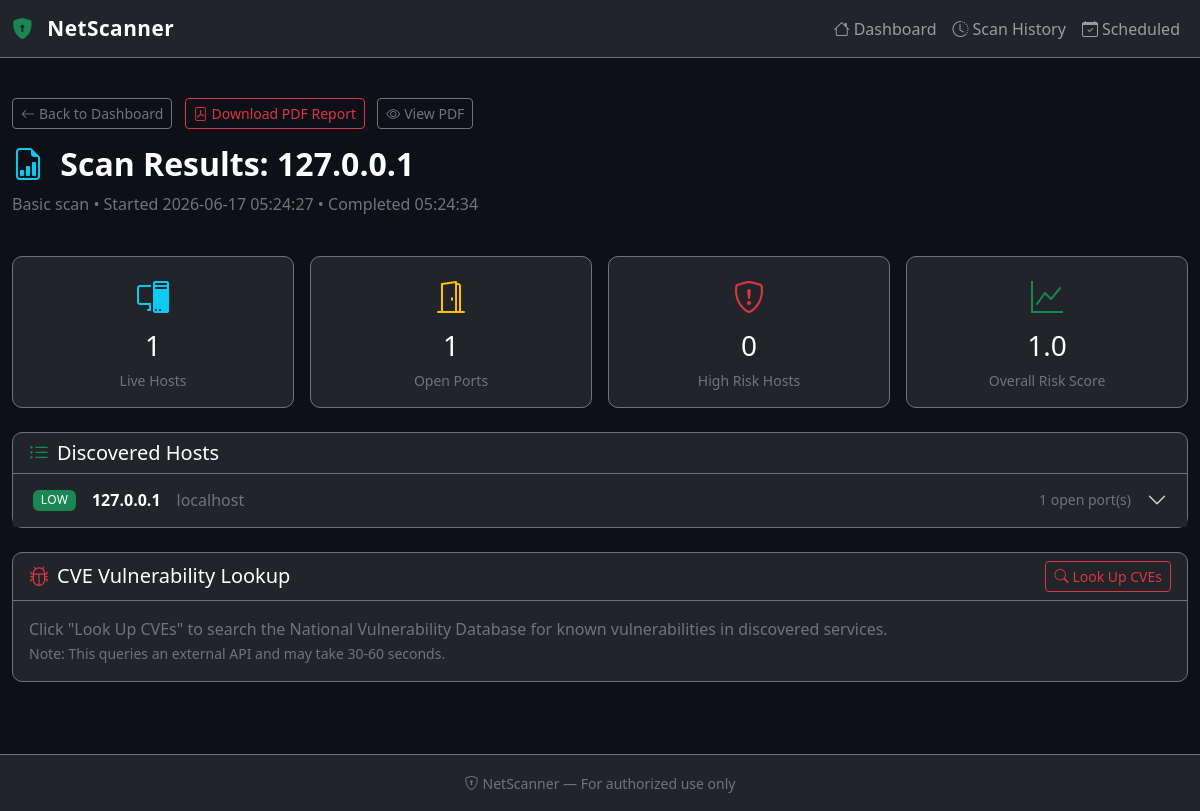
The page /results/8 on the database its author committed.
### models.py (models this page shows, shortened)
class Scan(db.Model):
    __tablename__ = 'scans'
    id = db.Column(db.Integer, primary_key=True)
    target = db.Column(db.String(200), nullable=False)   # IP or range
    scan_type = db.Column(db.String(50), default='basic')
    status = db.Column(db.String(20), default='pending')
    started_at = db.Column(db.DateTime, default=datetime.utcnow)
    completed_at = db.Column(db.DateTime, nullable=True)
    total_hosts = db.Column(db.Integer, default=0)
    risk_score = db.Column(db.Float, default=0.0)
    hosts = db.relationship('Host', backref='scan',
                            lazy=True, cascade='all, delete-orphan')

class Host(db.Model):
    __tablename__ = 'hosts'
    id = db.Column(db.Integer, primary_key=True)
    scan_id = db.Column(db.Integer, db.ForeignKey('scans.id'), nullable=False)
    ip_address = db.Column(db.String(50), nullable=False)
    hostname = db.Column(db.String(200), nullable=True)
    os_name = db.Column(db.String(200), nullable=True)
    os_accuracy = db.Column(db.Integer, nullable=True)
    status = db.Column(db.String(20), default='up')
    risk_level = db.Column(db.String(20), default='low')
    risk_score = db.Column(db.Float, default=0.0)
    ports = db.relationship('Port', backref='host',
                            lazy=True, cascade='all, delete-orphan')

### app.py (the view)
@app.route('/results/<int:scan_id>')
def results(scan_id):
    scan = Scan.query.get_or_404(scan_id)
    return render_template('results.html', scan=scan)

### templates/results.html (shortened to what this page needs)
{% extends "base.html" %}
{% block content %}
<div class="row mb-4">
    <div class="col">
        <a href="/" class="btn btn-sm btn-outline-secondary mb-3">
            <i class="bi bi-arrow-left me-1"></i>Back to Dashboard
        </a>
        {% if scan.status == 'completed' %}
        <a href="/report/{{ scan.id }}" class="btn btn-sm btn-outline-danger mb-3 ms-2">
            <i class="bi bi-file-pdf me-1"></i>Download PDF Report
        </a>
        <a href="/report/{{ scan.id }}/view" target="_blank" class="btn btn-sm btn-outline-secondary mb-3 ms-2">
            <i class="bi bi-eye me-1"></i>View PDF
        </a>
        {% endif %}
        <h2 class="text-white fw-bold">
            <i class="bi bi-file-earmark-bar-graph me-2 text-info"></i>
            Scan Results: {{ scan.target }}
        </h2>
        <p class="text-secondary">
            {{ scan.scan_type | capitalize }} scan •
            Started {{ scan.started_at.strftime('%Y-%m-%d %H:%M:%S') }} •
            {% if scan.completed_at %}
                Completed {{ scan.completed_at.strftime('%H:%M:%S') }}
            {% else %}
                <span class="text-warning">Still running...</span>
            {% endif %}
        </p>
    </div>
</div>
<div class="row g-3 mb-4">
    <div class="col-6 col-md-3">
        <div class="card bg-dark border-secondary text-center p-3">
            <i class="bi bi-pc-display fs-2 text-info"></i>
            <h3 class="text-white mt-2">{{ scan.total_hosts }}</h3>
            <small class="text-secondary">Live Hosts</small>
        </div>
    </div>
    <div class="col-6 col-md-3">
        <div class="card bg-dark border-secondary text-center p-3">
            <i class="bi bi-door-open fs-2 text-warning"></i>
            <h3 class="text-white mt-2">
                {{ scan.hosts | map(attribute='ports') | map('list') | map('length') | sum }}
            </h3>
            <small class="text-secondary">Open Ports</small>
        </div>
    </div>
    <div class="col-6 col-md-3">
        <div class="card bg-dark border-secondary text-center p-3">
            <i class="bi bi-shield-exclamation fs-2 text-danger"></i>
            <h3 class="text-white mt-2">
                {{ scan.hosts | selectattr('risk_level', 'in', ['critical','high']) | list | length }}
            </h3>
            <small class="text-secondary">High Risk Hosts</small>
        </div>
    </div>
    <div class="col-6 col-md-3">
        <div class="card bg-dark border-secondary text-center p-3">
            <i class="bi bi-graph-up fs-2
                {% if scan.risk_score >= 8 %}text-danger
                {% elif scan.risk_score >= 5 %}text-warning
                {% else %}text-success{% endif %}"></i>
            <h3 class="text-white mt-2">{{ scan.risk_score }}</h3>
            <small class="text-secondary">Overall Risk Score</small>
        </div>
    </div>
</div>
{% if scan.hosts %}
<div class="card bg-dark border-secondary mb-4">
    <div class="card-header border-secondary">
        <h5 class="text-white mb-0">
            <i class="bi bi-list-ul me-2 text-success"></i>Discovered Hosts
        </h5>
    </div>
    <div class="card-body p-0">
        <div class="accordion accordion-flush" id="hostsAccordion">
            {% for host in scan.hosts %}
            <div class="accordion-item bg-dark border-secondary">
                <h2 class="accordion-header">
                    <button class="accordion-button collapsed bg-dark text-white border-0"
                            type="button" data-bs-toggle="collapse"
                            data-bs-target="#host-{{ host.id }}">
                        <div class="d-flex align-items-center w-100 me-3">
                            <span class="badge me-3
                                {% if host.risk_level == 'critical' %}bg-danger
                                {% elif host.risk_level == 'high' %}bg-warning text-dark
                                {% elif host.risk_level == 'medium' %}bg-info text-dark
                                {% else %}bg-success{% endif %}">
                                {{ host.risk_level | upper }}
                            </span>
                            <span class="fw-bold me-3">{{ host.ip_address }}</span>
                            {% if host.hostname %}
                                <span class="text-secondary me-3">{{ host.hostname }}</span>
                            {% endif %}
                            <span class="ms-auto text-secondary small">
                                {{ host.ports | length }} open port(s)
                            </span>
                        </div>
                    </button>
                </h2>
            </div>
            {% endfor %}
        </div>
    </div>
</div>
{% if scan.status == 'completed' %}
<div class="card bg-dark border-secondary mt-4">
    <div class="card-header border-secondary d-flex justify-content-between align-items-center">
        <h5 class="text-white mb-0">
            <i class="bi bi-bug me-2 text-danger"></i>CVE Vulnerability Lookup
        </h5>
        <button id="lookup-cve-btn" class="btn btn-sm btn-outline-danger" data-scan-id="{{ scan.id }}">
            <i class="bi bi-search me-1"></i>Look Up CVEs
        </button>
    </div>
    <div class="card-body" id="cve-container">
        <p class="text-secondary mb-0">
            Click "Look Up CVEs" to search the National Vulnerability Database
            for known vulnerabilities in discovered services.
            <br><small>Note: This queries an external API and may take 30-60 seconds.</small>
        </p>
    </div>
</div>
{% endif %}
{% endif %}
{% endblock %}

### static/css/style.css (style rules this page uses)
body { background-color: #0d1117; color: #c9d1d9; font-family: "Segoe UI", system-ui, sans-serif; min-height: 100vh; }
.card { border-radius: 10px; transition: border-color 0.2s; }
.accordion-button::after { filter: invert(1); }
.badge { font-weight: 500; letter-spacing: 0.3px; }

### rows shown on the page
Scan: target "127.0.0.1", scan_type "Basic", started_at "2026-06-17 05:24:27", completed_at "05:24:34", total_hosts "1", risk_score "1.0"
Host: risk_level "LOW", ip_address "127.0.0.1", hostname "localhost", ports|length "1"
